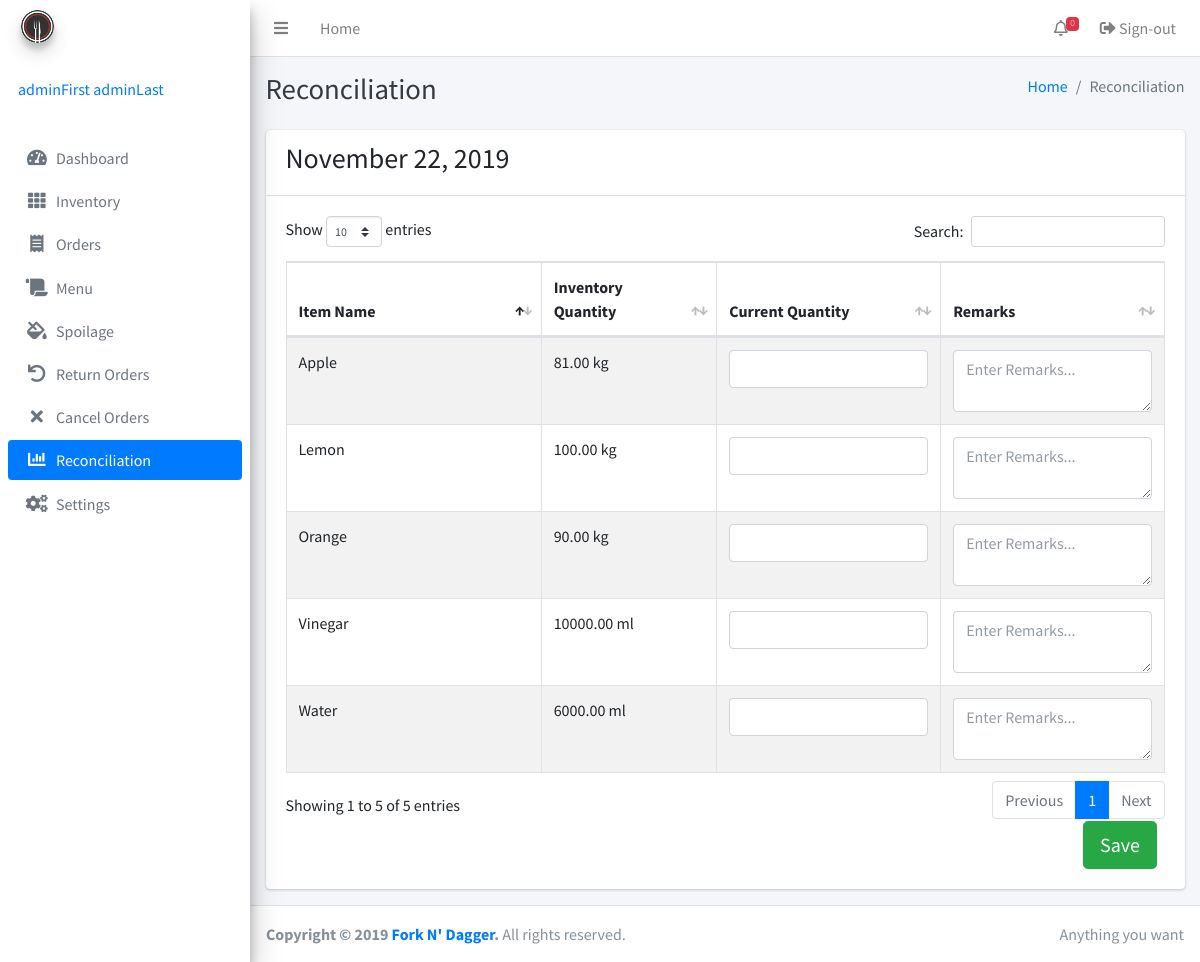
The page /reconciliation.php (signed in) on the database as committed earlier.
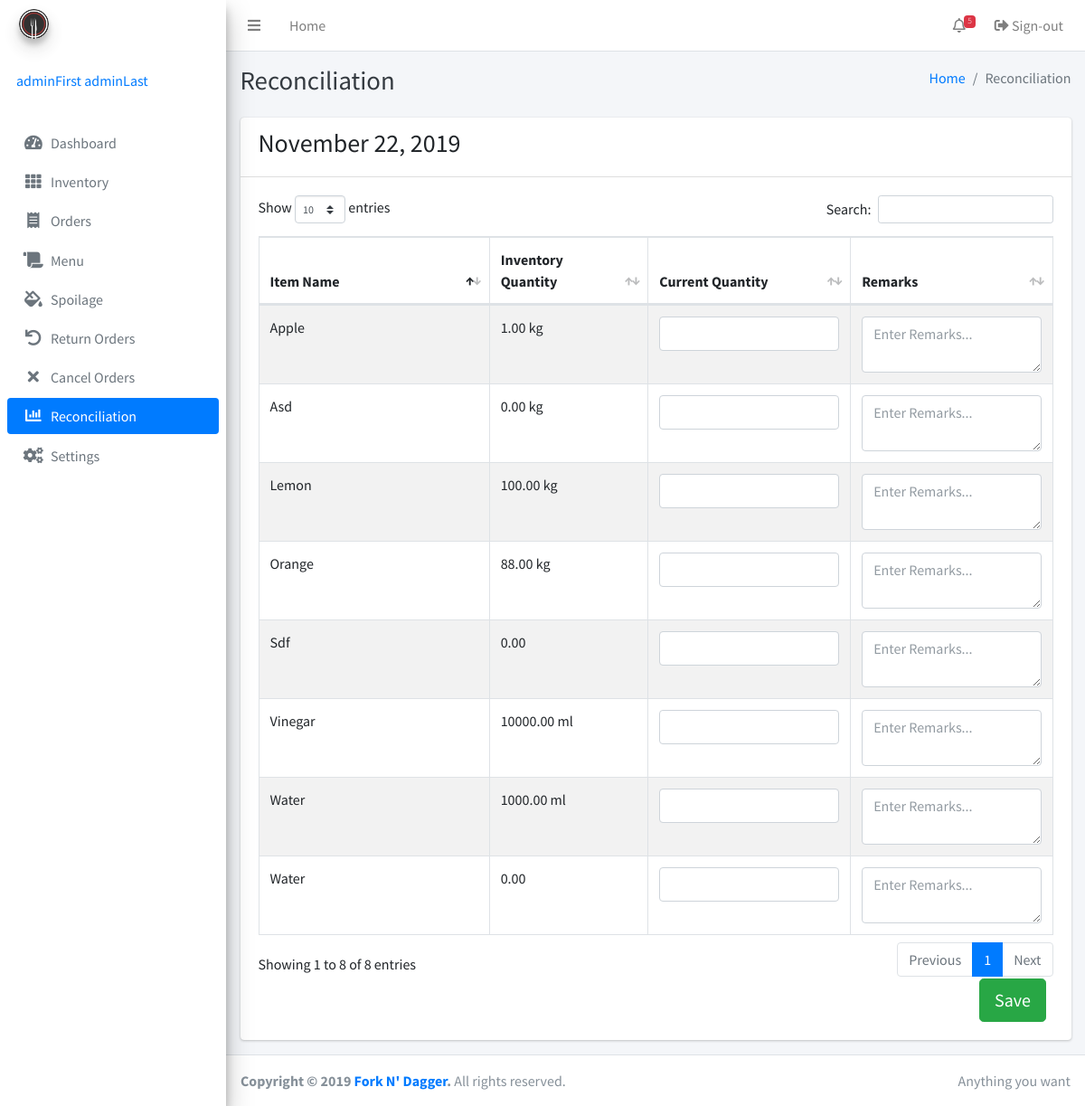
The same page on the database as committed later.
### tables this page shows
CREATE TABLE IF NOT EXISTS `inventory` (
  `id` bigint(255) NOT NULL AUTO_INCREMENT,
  `itemname` varchar(255) NOT NULL,
  `description` varchar(255) NOT NULL,
  `quantity` decimal(65,2) UNSIGNED NOT NULL,
  `lowquantity` decimal(65,2) DEFAULT NULL,
  `categoryID` int(255) DEFAULT NULL,
  `unitID` int(255) DEFAULT NULL,
  `timestamp` timestamp(6) NOT NULL,
  `adminID` int(255) NOT NULL,
  PRIMARY KEY (`id`)
);

CREATE TABLE IF NOT EXISTS `uom` (
  `id` bigint(255) NOT NULL AUTO_INCREMENT,
  `uomname` varchar(255) NOT NULL,
  PRIMARY KEY (`id`),
  UNIQUE KEY `name` (`uomname`)
);

### inc/session.php (called while the page is built, shortened)
<?php
	include 'inc/conn.php';;
	if(isset($_SESSION['admin'])){
		$query = $conn -> prepare("SELECT * FROM admins WHERE id = ? ");
		$query -> bind_param("s", $variable);
		$query -> execute();
		$result = $query->get_result();
		$user = mysqli_fetch_assoc($result);
		$role = $user['role'];
	}
	else{
		header('location: home.php');
		exit();
	}
?>

### reconciliation.php (the view, shortened to what the changed rows need)
<?php include 'inc/session.php'; ?>
<?php include 'inc/header.php'; ?>
<body class="hold-transition sidebar-mini">
<div class="wrapper">
<?php
include 'inc/navbar.php'; ?>
  <div class="content-wrapper">
    <div class="content-header">
      <div class="container-fluid">
        <div class="row mb-2">
          <div class="col-sm-6">
            <h1 class="m-0 text-dark">Reconciliation</h1>
          </div>
        </div>
      </div>
    </div>
    <div class="content">
      <div class="container-fluid">
        <?php if ($role == 'Super User'): ?>
        <div class="row">
          <div class="col-12">
            <div class="card card-primary card-outline card-outline-tabs">
              <div class="card-header p-0 border-bottom-0">
                <ul class="nav nav-tabs" id="custom-tabs-three-tab" role="tablist">
                  <li class="nav-item">
                    <a class="nav-link active" id="custom-tabs-three-home-tab" data-toggle="pill" href="#custom-tabs-three-home" role="tab" aria-controls="custom-tabs-three-home" aria-selected="true">Today</a>
                  </li>
                  <li class="nav-item">
                    <a class="nav-link" id="custom-tabs-three-profile-tab" data-toggle="pill" href="#custom-tabs-three-profile" role="tab" aria-controls="custom-tabs-three-profile" aria-selected="false">History</a>
                  </li>
                </ul>
              </div>
              <div class="card-body">
                <div class="tab-content" id="custom-tabs-three-tabContent">
                  <div class="tab-pane fade show active" id="custom-tabs-three-home" role="tabpanel" aria-labelledby="custom-tabs-three-home-tab">
                    <form role="form" action="reconciliation.php" method="POST">
                    <table class="table table-bordered table-striped display">
                    <thead>
                    <tr>
                      <th width="120">Item Name</th>
                      <th width="20">Inventory Quantity</th>
                      <th width="100">Current Quantity</th>
                      <th width="100">Remarks</th>
                    </tr>
                    </thead>
                    <tbody>
                    <?php
                    $result3 = mysqli_query($conn, "SELECT * FROM inventory join uom on inventory.unitID = uom.id");
                    while ($row = mysqli_fetch_array($result3)) {
                          ?>
                    <tr>
                      <td><input type="hidden" name="inventoryID[]" value="<?php echo $row['id'];?>"><?php echo ucwords($row['itemname']);?></td>
                      <td><?php echo $row['quantity'];?> <?php echo $row['uomname'];?></td>
                      <td><input type="number" step="0.01" class="form-control" name="quantity[]"></td>
                      <td><textarea class="form-control" rows="2" placeholder="Enter Remarks..." name="remarks[]"></textarea></td>
                    </tr>
                    <?php   } ?>
                    </tbody>
                  </table>
                  <div class="col-12 text-right">
                    <button type="button" class="btn btn-success btn-lg" data-toggle="modal" data-target="#recon">Save</button>
                  </div>
                  </div>
                  <div class="tab-pane fade" id="custom-tabs-three-profile" role="tabpanel" aria-labelledby="custom-tabs-three-profile-tab">
                     <table class="table table-bordered table-striped display">
                    <thead>
                    <tr>
                      <th width="120">Date</th>
                      <th width="120">Last Updated</th>
                      <th width="120">Updated By</th>
                      <th width="100">Action</th>
                    </tr>
                    </thead>
                    <tbody>
                    <?php
                    $result3 = mysqli_query($conn, "SELECT *, reconciliation.id as reconID FROM reconciliation join admins on reconciliation.adminID = admins.id group by date order by date");
                    while ($row = mysqli_fetch_array($result3)) {
                          ?>
                    <tr>
                      <td><?php echo date("F d, Y", strtotime($row['date']));?></td>
                      <td><?php echo date("F d, Y H:i", strtotime($row['timestamp']));?></td>
                      <td><?php echo ucfirst($row['lastname']);?>, <?php echo ucfirst($row['firstname']);?></td>
                      <td><a data-toggle="modal" data-target='#view<?php echo $row['reconID']; ?>' class="btn btn-info btn-sm m-0">View</a></td>
                  </tr>
                  <div class="modal fade" id="view<?php echo $row['reconID']; ?>">
                    <div class="modal-dialog">
                      <div class="modal-content">
                        <div class="modal-header">
                          <h4 class="modal-title"><?php echo date("F d, Y", strtotime($row['date']));?></h4>
                          <button type="button" class="close" data-dismiss="modal" aria-label="Close">
                            <span aria-hidden="true">&times;</span>
                          </button>
                        </div>
                        <div class="modal-body">
                            <div class="card-body">
                              <dl>
                                <?php
                                  $result4 = mysqli_query($conn, "SELECT * FROM reconciliation join inventory on reconciliation.inventoryID = inventory.id join uom on inventory.unitID = uom.id where reconciliation.date = '".$row['date']."'");
                                  while ($row1 = mysqli_fetch_array($result4)) { ?>
                                <dt><?php echo ucwords($row1['itemname']);?></dt>
                                <dd>Counted: <?php echo $row1['current'];?> <?php echo $row1['uomname'];?> - <?php echo ucfirst($row1['remarks']);?></dd>
                                  <?php   } ?>
                              </dl>
                            </div>
                        </div>
                        <div class="modal-footer justify-content-between">
                          <button type="button" class="btn btn-default" data-dismiss="modal">Close</button>
                        </div>
                      </div>
                    </div>
                  </div>
                    <?php   } ?>
                    </tbody>
                  </table>
                  </div>
                </div>
              </div>
            </div>
          </div>
        </div>
      </div>
        <div class="modal fade" id="recon">
          <div class="modal-dialog">
            <div class="modal-content">
              <div class="modal-header">
                <h4 class="modal-title">Are you sure to Save?</h4>
                <input class="form-check-input" type="hidden" name="adminid" id="adminid" value="<?php echo $user['id'];?>" style="visibility: hidden;">
                <button type="button" class="close" data-dismiss="modal" aria-label="Close">
                  <span aria-hidden="true">&times;</span>
                </button>
              </div>
              <div class="modal-body">
              </div>
              <div class="modal-footer justify-content-between">
                <button type="button" class="btn btn-default" data-dismiss="modal">Close</button>
                <button type="submit" class="btn btn-primary" name="submit">Confirm</button>
              </form>
              </div>
            </div>
          </div>
        </div>
        <?php else: ?>
        <div class="row">
          <div class="col-12">
            <div class="card">
              <div class="card-header">
                <?php echo "<h3>" . date("F d, Y") . "</h3>"; ?>
              </div>
              <form role="form" action="reconciliation.php" method="POST">
              <div class="card-body">
                <table class="table table-bordered table-striped display">
                  <thead>
                  <tr>
                    <th width="120">Item Name</th>
                    <th width="20">Inventory Quantity</th>
                    <th width="100">Current Quantity</th>
                    <th width="100">Remarks</th>
                  </tr>
                  </thead>
                  <tbody>
                  <?php
                  $result3 = mysqli_query($conn, "SELECT * FROM inventory join uom on inventory.unitID = uom.id");
                  while ($row = mysqli_fetch_array($result3)) {
                        ?>
                  <tr>
                    <td><input type="hidden" name="inventoryID[]" value="<?php echo $row['id'];?>"><?php echo ucwords($row['itemname']);?></td>
                    <td><?php echo $row['quantity'];?> <?php echo $row['uomname'];?></td>
                    <td><input type="number" step="0.01" class="form-control" name="quantity[]"></td>
                    <td><textarea class="form-control" rows="2" placeholder="Enter Remarks..." name="remarks[]"></textarea></td>
                  </tr>
                  <?php   } ?>
                  </tbody>
                </table>
                <div class="col-12 text-right">
                  <button type="button" class="btn btn-success btn-lg" data-toggle="modal" data-target="#recon">Save</button>
                </div>
              </div>
            </div>
          </div>
        </div>
      </div>
        <?php endif ?>
    </div>
  </div>
</div>
</body>
</html>

### inc/navbar.php (shortened to what the changed rows need)
<nav class="main-header navbar navbar-expand navbar-white navbar-light">
  <ul class="navbar-nav ml-auto">
    <li class="nav-item dropdown">
      <a class="nav-link" data-toggle="dropdown" href="#">
        <i class="far fa-bell"></i>
      <?php
      $result3 = mysqli_query($conn, "SELECT count(*) as counted FROM inventory where lowquantity >= quantity or quantity = 0");
       $row1 = mysqli_fetch_assoc($result3);
       $counted = $row1['counted'];
       echo '<span class="badge badge-danger navbar-badge">'.$counted.'</span>';
      ?>
      </a>
    </li>
  </ul>
</nav>

Rows that differ between the two databases and show on the page:
changed inventory "Apple": quantity "81.00" → "1.00"
changed inventory (number 2 of 8 on the later page): quantity "6000.00" → "1000.00"
changed inventory "Orange": quantity "90.00" → "88.00"
added inventory: itemname "Water", quantity "0.00"
added inventory: itemname "Sdf", quantity "0.00"
added inventory: itemname "Asd", quantity "0.00", uom.uomname "kg"
Other text that changed with them:
$counted: "0" → "5"
text written by a page script: "Show entries Search: Showing 1 to 5 of 5 entries Previous 1 Next" → "Show entries Search: Showing 1 to 8 of 8 entries Previous 1 Next"
